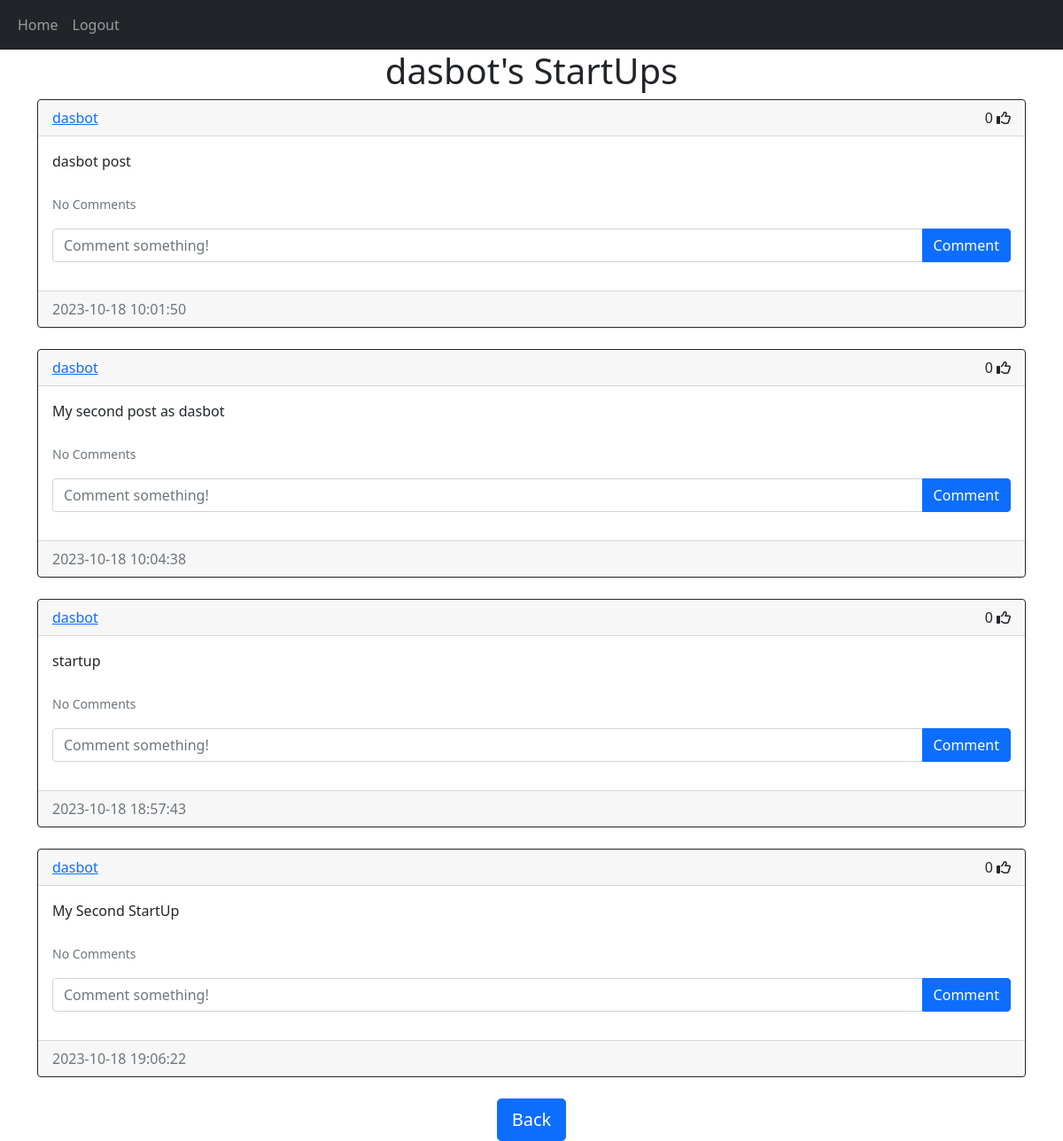
Screenshot of /startups/dasbot (signed in) with the database file from the repository.
### website/models.py (models this page shows)
class User(db.Model, UserMixin):
    id = db.Column(db.Integer, primary_key=True)
    email = db.Column(db.String(150), unique=True)
    username = db.Column(db.String(150), unique=True)
    password = db.Column(db.String(150))
    date_created = db.Column(db.DateTime(timezone=True), default=func.now())
    posts = db.relationship('Post', backref='user', passive_deletes=True)
    comments = db.relationship('Comment', backref='user', passive_deletes=True)
    likes = db.relationship('Like', backref='user', passive_deletes=True)

class Post(db.Model):
    id = db.Column(db.Integer, primary_key=True)
    text = db.Column(db.Text, nullable=False)
    date_created = db.Column(db.DateTime(timezone=True), default=func.now())
    author = db.Column(db.Integer, db.ForeignKey(
        'user.id', ondelete="CASCADE"), nullable=False)
    comments = db.relationship('Comment', backref='post', passive_deletes=True)
    likes = db.relationship('Like', backref='post', passive_deletes=True)

### website/views.py (the view)
@views.route("/startups/<username>")
@login_required
def posts(username):
    user = User.query.filter_by(username=username).first()
    if not user:
        flash('No user with that username exists.', category='error')
        return redirect(url_for('views.home'))
    posts = user.posts
    return render_template("posts.html", user=current_user, posts=posts, username=username)

### website/__init__.py (called while the page is built)
def create_app():
    app = Flask(__name__)
    app.config['SECRET_KEY'] = "helloworld"
    app.config['SQLALCHEMY_DATABASE_URI'] = f'sqlite:///{DB_NAME}'
    db.init_app(app)
    from .views import views
    from .auth import auth
    app.register_blueprint(views, url_prefix="/")
    app.register_blueprint(auth, url_prefix="/")
    from .models import User, Post, Comment, Like
    create_database(app)
    login_manager = LoginManager()
    login_manager.login_view = "auth.login"
    login_manager.init_app(app)
    @login_manager.user_loader
    def load_user(id):
        return User.query.get(int(id))
    return app

### website/templates/posts.html (shortened to what this page needs)
{% extends "posts_div.html" %}  {% block header %} {{username}}'s StartUps {% endblock %} {% block footer %}
<div align="center">
  <a href="/home"
    ><button type="button" class="btn btn-primary btn-lg">Back</button></a
  >
</div>
{% endblock %}

### website/templates/posts_div.html (shortened to what this page needs)
{% extends "base.html" %} {% block title %}Home{% endblock %} {% block content
%}
<h1 align="center">{% block header %}StartUps{% endblock %}</h1>
<div id="posts">
  {% for post in posts %}
  <div class="card border-dark">
    <div class="card-header d-flex justify-content-between align-items-center">
      <a href="/startups/{{post.user.username}}">{{post.user.username}}</a>
      <div>
        <span id="likes-count-{{post.id}}">
        {{ post.likes|length }}</span>
        {% if user.id in post.likes|map(attribute="author")|list %}
        <i
          class="fas fa-thumbs-up"
          id="like-button-{{post.id}}"
          onclick="like({{post.id}})"
        ></i>
        {% else %}
        <i
          class="far fa-thumbs-up"
          id="like-button-{{post.id}}"
          onclick="like({{post.id}})"
        ></i>
        {% endif %}
      </div>
    </div>
    <div class="card-body">
      <div class="card-text">{{post.text}}</div>
      <br />
      <p class="card-text">
        {% if post.comments|length > 0 %}
        <a data-bs-toggle="collapse" href="#comments-{{post.id}}" role="button">
          <small>View {{post.comments|length}} Comments</small>
        </a>
        {% else %}
        <small class="text-muted">No Comments</small>
        {% endif %}
      </p>
      <form
        class="input-group mb-3"
        method="POST"
        action="/create-comment/{{post.id}}"
      >
        <input
          type="text"
          id="text"
          name="text"
          class="form-control"
          placeholder="Comment something!"
        />
        <button type="submit" class="btn btn-primary">Comment</button>
      </form>
    </div>
    <div class="card-footer text-muted">{{post.date_created}}</div>
  </div>
  <br/ > {% endfor %}
</div>
{% block footer %}{% endblock %} {% endblock %}

### rows the page displays
User: username "dasbot"
Post: user.username "dasbot", likes|length "0", text "dasbot post", date_created "2023-10-18 10:01:50"
Post: user.username "dasbot", likes|length "0", text "My second post as dasbot", date_created "2023-10-18 10:04:38"
Post: user.username "dasbot", likes|length "0", text "startup", date_created "2023-10-18 18:57:43"
Post: user.username "dasbot", likes|length "0", text "My Second StartUp", date_created "2023-10-18 19:06:22"
